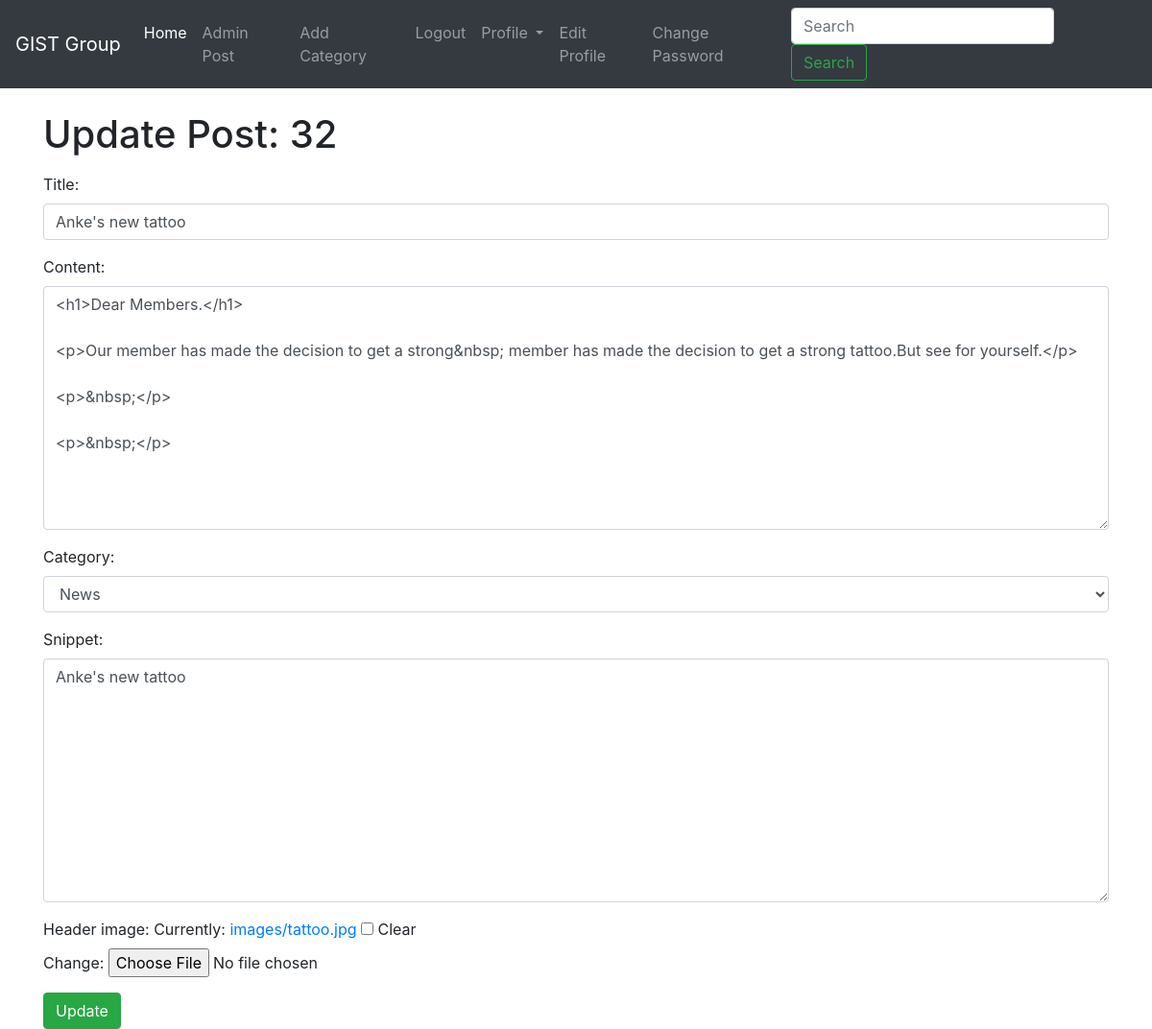
Screenshot of /blog/post/32/edit (signed in) with the database file from the repository.
### blog/models.py (models this page shows, shortened)
class BlogPost(models.Model):
    title = models.CharField(max_length=200)  # Title of the blog post
    header_image = models.ImageField(null=True, blank=True, upload_to="images/")  # Header image of the blog post
    content = RichTextField(blank=True, null=True)  # Content of the blog post using a rich text editor
    author = models.ForeignKey(User, on_delete=models.CASCADE)  # Author of the post, linked to User model
    publication_date = models.DateField(auto_now_add=True)  # Publication date of the post, automatically set
    category = models.CharField(max_length=200, default='news')  # Category of the blog post
    snippet = models.CharField(max_length=200)  # Short snippet or summary of the blog post

### blog/views.py (the view)
# urls.py: path('post/<int:pk>/edit', UpdatePostView.as_view(), name='admin_edit_post'),
class UpdatePostView(UpdateView):
    model = BlogPost  # Specify the model for updating
    form_class = BlogPostForm  # Form for updating a post
    context_object_name = 'post'
    template_name = 'admin_edit_post.html'  # Template for the update form

### blog/forms.py
class BlogPostForm(forms.ModelForm):
    class Meta:
        model = BlogPost  # The model associated with this form
        fields = ['title', 'content', 'category', 'snippet', 'header_image']
        widgets = {
            'title': forms.TextInput(attrs={'class': 'form-control'}),
            'content': forms.Textarea(attrs={'class': 'form-control'}),
            'snippet': forms.Textarea(attrs={'class': 'form-control'}),
            'category': forms.Select(choices=categories_list, attrs={'class': 'form-control'}),
            'author': forms.Select(attrs={'class': 'form-control'}),  # Author field (Note: This field is not listed in 'fields')
        }

### blog/templates/admin_edit_post.html (shortened to what this page needs)
{% extends 'base.html' %}
{% block content %}
<!DOCTYPE html>
<html lang="en">
<head>
</head>
<body>
    {% if user.is_authenticated %}
        {% if user.pk == post.author.pk %}
            <h1>Update Post: {{ post.pk }}</h1>
            <form method="POST">
                {{ form.as_p }}
                <button class="btn btn-success">Update</button>
            </form>
        {% else %}
            Not allowed cause not author!
        {% endif %}
    {% else %}
        Not allowed cause auth!
    {% endif %}
</body>
</html>
{% endblock %}

### rows the page displays
BlogPost: pk "32", title "Anke's new tattoo", content "<h1>Dear Members.</h1> <p>Our member has made the decision to get a strong&nbsp; member has made the decision to get a strong tattoo.But see for yourself.</p> <p>&nbsp;</p> <p>&nbsp;</p>", category "News", snippet "Anke's new tattoo"
